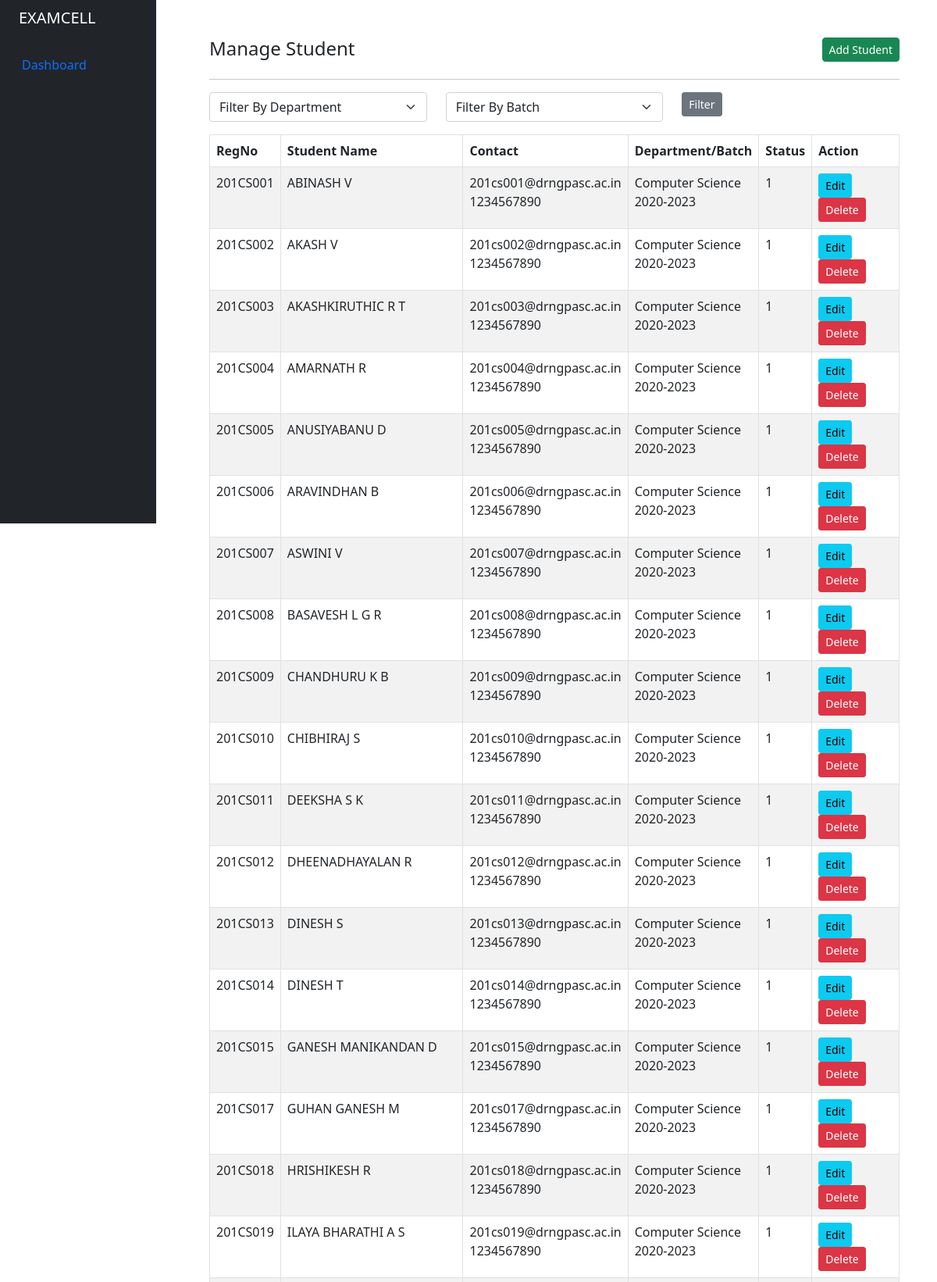
Page /admin/student.php (signed in, upper part) on the committed database.
### tables this page shows
CREATE TABLE `tbl_student` (
  `id` int(11) NOT NULL,
  `regno` varchar(100) NOT NULL,
  `email` varchar(100) NOT NULL,
  `firstname` varchar(50) NOT NULL,
  `lastname` varchar(50) NOT NULL,
  `phonenumber` varchar(30) DEFAULT NULL,
  `password` varchar(250) NOT NULL,
  `pass_code` varchar(250) DEFAULT NULL,
  `profile_image` varchar(191) DEFAULT NULL,
  `student_department` int(11) NOT NULL DEFAULT 0,
  `student_batch` int(11) NOT NULL DEFAULT 0,
  `active` int(11) NOT NULL DEFAULT 1,
  `media_path_slug` varchar(191) DEFAULT NULL,
  `created_at` datetime NOT NULL,
  `created_by` int(11) NOT NULL,
  `updated_at` datetime NOT NULL,
  `updated_by` int(11) NOT NULL
);

CREATE TABLE `tbl_department` (
  `id` int(11) NOT NULL,
  `deptname` varchar(100) NOT NULL,
  `deptslug` varchar(100) NOT NULL
);

CREATE TABLE `tbl_batch` (
  `id` int(11) NOT NULL,
  `dept` int(11) NOT NULL,
  `batchyear` varchar(100) NOT NULL
);

### admin/student.php (the view, shortened to what this page needs)
<?php
include '../helpers/basic_helper.php';
if (isset($_SESSION['email']) && isset($_SESSION['id'])) {
    echo site_header();
?>
    <div class="container-fluid">
        <div class="row flex-nowrap">
            <?php echo site_navbar(); ?>
            <div class="after-side-content col py-5 px-5">
                <div class="row">
                    <div class="col-md-8">
                            <h4>Manage Student</h4>
                    </div>
                    <div class="col-md-4">
                        <a href="student_create_edit.php" class="btn btn-success btn-sm rounded float-end">Add Student</a>
                    </div>
                </div>
                <div>
                    <hr>
                    <div class="row">
                        <div class="col-md-4">
                            <div class="mb-3">
                                <select class="form-select" name="student_department" id="student_department" aria-label="Default select example">
                                    <option value='0' selected>Filter By Department</option>
                                </select>
                            </div>
                        </div>
                        <div class="col-md-4">
                            <div class="mb-3">
                                <select class="form-select" name="student_batch" id="student_batch" aria-label="Default select example">
                                    <option value='0' selected>Filter By Batch</option>
                                </select>
                            </div>
                        </div>
                        <div class="col-md-4">
                            <button class="btn btn-secondary btn-sm filter-table">Filter</button>
                        </div>
                    </div>
                    <table class="table table-bordered table-striped">
                        <thead>
                            <tr>
                                <th>RegNo</th>
                                <th>Student Name</th>
                                <th>Contact</th>
                                <th>Department/Batch</th>
                                <th>Status</th>
                                <th>Action</th>
                            </tr>
                        </thead>
                        <tbody>
                            <?php
                            $query = "SELECT tbl_student.*, tbl_department.deptname as deptname, tbl_batch.batchyear as batchyear FROM tbl_student INNER JOIN tbl_department ON tbl_student.student_department=tbl_department.id INNER JOIN tbl_batch ON tbl_student.student_batch=tbl_batch.id ORDER BY tbl_student.regno ASC";
                            $query_run = mysqli_query($conn, $query);
                            if (mysqli_num_rows($query_run) > 0) {
                                foreach ($query_run as $student) {
                            ?>
                                    <tr>
                                        <td><?= $student['regno']; ?></td>
                                        <td><?= $student['firstname'] . ' ' . $student['lastname']; ?></td>
                                        <td><?= $student['email'] . '<br>' . $student['phonenumber']; ?></td>
                                        <td><?= $student['deptname'] . '<br>' . $student['batchyear']; ?></td>
                                        <td><?= $student['active']; ?></td>
                                        <td>
                                            <a href="student_create_edit.php?id=<?= $student['id']; ?>" class="btn btn-info btn-sm">Edit</a>
                                            <form action="controller.php" method="POST" class="d-inline">
                                                <button type="submit" name="delete_student" value="<?= $student['id']; ?>" class="btn btn-danger btn-sm">Delete</button>
                                            </form>
                                        </td>
                                    </tr>
                            <?php
                                }
                            } else {
                                echo "<h5> No Record Found </h5>";
                            }
                            ?>
                        </tbody>
                    </table>
                </div>
            </div>
        </div>
    </div>
<?php
    echo site_footer();
} else {
    header("Location: index.php");
}

### assets/styles.css (style rules this page uses)
.after-side-content { margin-left: 220px !important; }

### rows in the picture
tbl_student: regno "201CS001", firstname "ABINASH", lastname "V", email "201cs001@drngpasc.ac.in", phonenumber "1234567890", tbl_department.deptname "Computer Science", tbl_batch.batchyear "2020-2023", active "1", $student['id'] 226 (drawn)
tbl_student: regno "201CS002", firstname "AKASH", lastname "V", email "201cs002@drngpasc.ac.in", phonenumber "1234567890", tbl_department.deptname "Computer Science", tbl_batch.batchyear "2020-2023", active "1", $student['id'] 227 (drawn)
tbl_student: regno "201CS003", firstname "AKASHKIRUTHIC R", lastname "T", email "201cs003@drngpasc.ac.in", phonenumber "1234567890", tbl_department.deptname "Computer Science", tbl_batch.batchyear "2020-2023", active "1", $student['id'] 228 (drawn)
tbl_student: regno "201CS004", firstname "AMARNATH", lastname "R", email "201cs004@drngpasc.ac.in", phonenumber "1234567890", tbl_department.deptname "Computer Science", tbl_batch.batchyear "2020-2023", active "1", $student['id'] 229 (drawn)
tbl_student: regno "201CS005", firstname "ANUSIYABANU", lastname "D", email "201cs005@drngpasc.ac.in", phonenumber "1234567890", tbl_department.deptname "Computer Science", tbl_batch.batchyear "2020-2023", active "1", $student['id'] 230 (drawn)
tbl_student: regno "201CS006", firstname "ARAVINDHAN", lastname "B", email "201cs006@drngpasc.ac.in", phonenumber "1234567890", tbl_department.deptname "Computer Science", tbl_batch.batchyear "2020-2023", active "1", $student['id'] 231 (drawn)
tbl_student: regno "201CS007", firstname "ASWINI", lastname "V", email "201cs007@drngpasc.ac.in", phonenumber "1234567890", tbl_department.deptname "Computer Science", tbl_batch.batchyear "2020-2023", active "1", $student['id'] 232 (drawn)
tbl_student: regno "201CS008", firstname "BASAVESH", lastname "L G R", email "201cs008@drngpasc.ac.in", phonenumber "1234567890", tbl_department.deptname "Computer Science", tbl_batch.batchyear "2020-2023", active "1", $student['id'] 233 (drawn)
tbl_student: regno "201CS009", firstname "CHANDHURU", lastname "K B", email "201cs009@drngpasc.ac.in", phonenumber "1234567890", tbl_department.deptname "Computer Science", tbl_batch.batchyear "2020-2023", active "1", $student['id'] 234 (drawn)
tbl_student: regno "201CS010", firstname "CHIBHIRAJ", lastname "S", email "201cs010@drngpasc.ac.in", phonenumber "1234567890", tbl_department.deptname "Computer Science", tbl_batch.batchyear "2020-2023", active "1", $student['id'] 235 (drawn)
tbl_student: regno "201CS011", firstname "DEEKSHA", lastname "S K", email "201cs011@drngpasc.ac.in", phonenumber "1234567890", tbl_department.deptname "Computer Science", tbl_batch.batchyear "2020-2023", active "1", $student['id'] 236 (drawn)
tbl_student: regno "201CS012", firstname "DHEENADHAYALAN", lastname "R", email "201cs012@drngpasc.ac.in", phonenumber "1234567890", tbl_department.deptname "Computer Science", tbl_batch.batchyear "2020-2023", active "1", $student['id'] 237 (drawn)
tbl_student: regno "201CS013", firstname "DINESH", lastname "S", email "201cs013@drngpasc.ac.in", phonenumber "1234567890", tbl_department.deptname "Computer Science", tbl_batch.batchyear "2020-2023", active "1", $student['id'] 238 (drawn)
tbl_student: regno "201CS014", firstname "DINESH", lastname "T", email "201cs014@drngpasc.ac.in", phonenumber "1234567890", tbl_department.deptname "Computer Science", tbl_batch.batchyear "2020-2023", active "1", $student['id'] 239 (drawn)
tbl_student: regno "201CS015", firstname "GANESH MANIKANDAN", lastname "D", email "201cs015@drngpasc.ac.in", phonenumber "1234567890", tbl_department.deptname "Computer Science", tbl_batch.batchyear "2020-2023", active "1", $student['id'] 240 (drawn)
tbl_student: regno "201CS017", firstname "GUHAN GANESH", lastname "M", email "201cs017@drngpasc.ac.in", phonenumber "1234567890", tbl_department.deptname "Computer Science", tbl_batch.batchyear "2020-2023", active "1", $student['id'] 241 (drawn)
tbl_student: regno "201CS018", firstname "HRISHIKESH", lastname "R", email "201cs018@drngpasc.ac.in", phonenumber "1234567890", tbl_department.deptname "Computer Science", tbl_batch.batchyear "2020-2023", active "1", $student['id'] 242 (drawn)
tbl_student: regno "201CS019", firstname "ILAYA BHARATHI", lastname "A S", email "201cs019@drngpasc.ac.in", phonenumber "1234567890", tbl_department.deptname "Computer Science", tbl_batch.batchyear "2020-2023", active "1", $student['id'] 243 (drawn)
